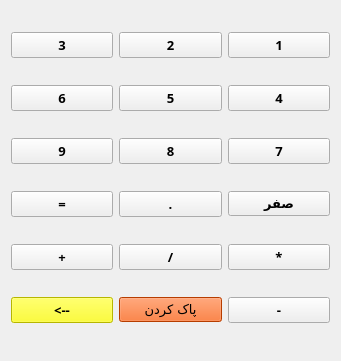
  <widget class="QWidget" name="gridLayoutWidget">
   <property name="geometry">
    <rect>
     <x>1020</x>
     <y>360</y>
     <width>341</width>
     <height>361</height>
    </rect>
   </property>
   <layout class="QGridLayout" name="gridLayout">
    <item row="0" column="1">
     <widget class="QPushButton" name="pushButton_10">
      <property name="font">
       <font>
        <family>B Traffic</family>
        <pointsize>10</pointsize>
        <weight>75</weight>
        <bold>true</bold>
       </font>
      </property>
      <property name="cursor">
       <cursorShape>PointingHandCursor</cursorShape>
      </property>
      <property name="text">
       <string>2</string>
      </property>
     </widget>
    </item>
    <item row="5" column="0">
     <widget class="QPushButton" name="pushButton_15">
      <property name="palette">
       <palette>
        <active>
         <colorrole role="WindowText">
          <brush brushstyle="SolidPattern">
           <color alpha="255">
            <red>0</red>
            <green>0</green>
            <blue>0</blue>
           </color>
          </brush>
         </colorrole>
         <colorrole role="Button">
          <brush brushstyle="SolidPattern">
           <color alpha="255">
            <red>255</red>
            <green>255</green>
            <blue>0</blue>
           </color>
          </brush>
         </colorrole>
         <colorrole role="Light">
          <brush brushstyle="SolidPattern">
           <color alpha="255">
            <red>255</red>
            <green>255</green>
            <blue>127</blue>
           </color>
          </brush>
         </colorrole>
         <colorrole role="Midlight">
          <brush brushstyle="SolidPattern">
           <color alpha="255">
            <red>255</red>
            <green>255</green>
            <blue>63</blue>
           </color>
          </brush>
         </colorrole>
         <colorrole role="Dark">
          <brush brushstyle="SolidPattern">
           <color alpha="255">
            <red>127</red>
            <green>127</green>
            <blue>0</blue>
           </color>
          </brush>
         </colorrole>
         <colorrole role="Mid">
          <brush brushstyle="SolidPattern">
           <color alpha="255">
            <red>170</red>
            <green>170</green>
            <blue>0</blue>
           </color>
          </brush>
         </colorrole>
         <colorrole role="Text">
          <brush brushstyle="SolidPattern">
           <color alpha="255">
            <red>0</red>
            <green>0</green>
            <blue>0</blue>
           </color>
          </brush>
         </colorrole>
         <colorrole role="BrightText">
          <brush brushstyle="SolidPattern">
           <color alpha="255">
            <red>255</red>
            <green>255</green>
            <blue>255</blue>
           </color>
          </brush>
         </colorrole>
         <colorrole role="ButtonText">
          <brush brushstyle="SolidPattern">
           <color alpha="255">
            <red>0</red>
            <green>0</green>
            <blue>0</blue>
           </color>
          </brush>
         </colorrole>
         <colorrole role="Base">
          <brush brushstyle="SolidPattern">
           <color alpha="255">
            <red>255</red>
            <green>255</green>
            <blue>255</blue>
           </color>
          </brush>
         </colorrole>
         <colorrole role="Window">
          <brush brushstyle="SolidPattern">
           <color alpha="255">
            <red>255</red>
            <green>255</green>
            <blue>0</blue>
           </color>
          </brush>
         </colorrole>
         <colorrole role="Shadow">
          <brush brushstyle="SolidPattern">
           <color alpha="255">
            <red>0</red>
            <green>0</green>
            <blue>0</blue>
           </color>
          </brush>
         </colorrole>
         <colorrole role="AlternateBase">
          <brush brushstyle="SolidPattern">
           <color alpha="255">
            <red>255</red>
            <green>255</green>
            <blue>127</blue>
           </color>
          </brush>
         </colorrole>
         <colorrole role="ToolTipBase">
          <brush brushstyle="SolidPattern">
           <color alpha="255">
            <red>255</red>
            <green>255</green>
            <blue>220</blue>
           </color>
          </brush>
         </colorrole>
         <colorrole role="ToolTipText">
          <brush brushstyle="SolidPattern">
           <color alpha="255">
            <red>0</red>
            <green>0</green>
            <blue>0</blue>
           </color>
          </brush>
         </colorrole>
        </active>
        <inactive>
         <colorrole role="WindowText">
          <brush brushstyle="SolidPattern">
           <color alpha="255">
            <red>0</red>
            <green>0</green>
            <blue>0</blue>
           </color>
          </brush>
         </colorrole>
         <colorrole role="Button">
          <brush brushstyle="SolidPattern">
           <color alpha="255">
            <red>255</red>
            <green>255</green>
            <blue>0</blue>
           </color>
          </brush>
         </colorrole>
         <colorrole role="Light">
          <brush brushstyle="SolidPattern">
           <color alpha="255">
            <red>255</red>
            <green>255</green>
            <blue>127</blue>
           </color>
          </brush>
         </colorrole>
         <colorrole role="Midlight">
          <brush brushstyle="SolidPattern">
           <color alpha="255">
            <red>255</red>
            <green>255</green>
            <blue>63</blue>
           </color>
          </brush>
         </colorrole>
         <colorrole role="Dark">
          <brush brushstyle="SolidPattern">
           <color alpha="255">
            <red>127</red>
            <green>127</green>
            <blue>0</blue>
           </color>
          </brush>
         </colorrole>
         <colorrole role="Mid">
          <brush brushstyle="SolidPattern">
           <color alpha="255">
            <red>170</red>
            <green>170</green>
            <blue>0</blue>
           </color>
          </brush>
         </colorrole>
         <colorrole role="Text">
          <brush brushstyle="SolidPattern">
           <color alpha="255">
            <red>0</red>
            <green>0</green>
            <blue>0</blue>
           </color>
          </brush>
         </colorrole>
         <colorrole role="BrightText">
          <brush brushstyle="SolidPattern">
           <color alpha="255">
            <red>255</red>
            <green>255</green>
            <blue>255</blue>
           </color>
          </brush>
         </colorrole>
         <colorrole role="ButtonText">
          <brush brushstyle="SolidPattern">
           <color alpha="255">
            <red>0</red>
            <green>0</green>
            <blue>0</blue>
           </color>
          </brush>
         </colorrole>
         <colorrole role="Base">
          <brush brushstyle="SolidPattern">
           <color alpha="255">
            <red>255</red>
            <green>255</green>
            <blue>255</blue>
           </color>
          </brush>
         </colorrole>
         <colorrole role="Window">
          <brush brushstyle="SolidPattern">
           <color alpha="255">
            <red>255</red>
            <green>255</green>
            <blue>0</blue>
           </color>
          </brush>
         </colorrole>
         <colorrole role="Shadow">
          <brush brushstyle="SolidPattern">
           <color alpha="255">
            <red>0</red>
            <green>0</green>
            <blue>0</blue>
           </color>
          </brush>
         </colorrole>
         <colorrole role="AlternateBase">
          <brush brushstyle="SolidPattern">
           <color alpha="255">
            <red>255</red>
            <green>255</green>
            <blue>127</blue>
           </color>
          </brush>
         </colorrole>
         <colorrole role="ToolTipBase">
          <brush brushstyle="SolidPattern">
           <color alpha="255">
            <red>255</red>
            <green>255</green>
            <blue>220</blue>
           </color>
          </brush>
         </colorrole>
         <colorrole role="ToolTipText">
          <brush brushstyle="SolidPattern">
           <color alpha="255">
            <red>0</red>
            <green>0</green>
            <blue>0</blue>
           </color>
          </brush>
         </colorrole>
        </inactive>
        <disabled>
         <colorrole role="WindowText">
          <brush brushstyle="SolidPattern">
           <color alpha="255">
            <red>127</red>
            <green>127</green>
            <blue>0</blue>
           </color>
          </brush>
         </colorrole>
         <colorrole role="Button">
          <brush brushstyle="SolidPattern">
           <color alpha="255">
            <red>255</red>
            <green>255</green>
            <blue>0</blue>
           </color>
          </brush>
         </colorrole>
         <colorrole role="Light">
          <brush brushstyle="SolidPattern">
           <color alpha="255">
            <red>255</red>
            <green>255</green>
            <blue>127</blue>
           </color>
          </brush>
         </colorrole>
         <colorrole role="Midlight">
          <brush brushstyle="SolidPattern">
           <color alpha="255">
            <red>255</red>
            <green>255</green>
            <blue>63</blue>
           </color>
          </brush>
         </colorrole>
         <colorrole role="Dark">
          <brush brushstyle="SolidPattern">
           <color alpha="255">
            <red>127</red>
            <green>127</green>
            <blue>0</blue>
           </color>
          </brush>
         </colorrole>
         <colorrole role="Mid">
          <brush brushstyle="SolidPattern">
           <color alpha="255">
            <red>170</red>
            <green>170</green>
            <blue>0</blue>
           </color>
          </brush>
         </colorrole>
         <colorrole role="Text">
          <brush brushstyle="SolidPattern">
           <color alpha="255">
            <red>127</red>
            <green>127</green>
            <blue>0</blue>
           </color>
          </brush>
         </colorrole>
         <colorrole role="BrightText">
          <brush brushstyle="SolidPattern">
           <color alpha="255">
            <red>255</red>
            <green>255</green>
            <blue>255</blue>
           </color>
          </brush>
         </colorrole>
         <colorrole role="ButtonText">
          <brush brushstyle="SolidPattern">
           <color alpha="255">
            <red>127</red>
            <green>127</green>
            <blue>0</blue>
           </color>
          </brush>
         </colorrole>
         <colorrole role="Base">
          <brush brushstyle="SolidPattern">
           <color alpha="255">
            <red>255</red>
            <green>255</green>
            <blue>0</blue>
           </color>
          </brush>
         </colorrole>
         <colorrole role="Window">
          <brush brushstyle="SolidPattern">
           <color alpha="255">
            <red>255</red>
            <green>255</green>
            <blue>0</blue>
           </color>
          </brush>
         </colorrole>
         <colorrole role="Shadow">
          <brush brushstyle="SolidPattern">
           <color alpha="255">
            <red>0</red>
            <green>0</green>
            <blue>0</blue>
           </color>
          </brush>
         </colorrole>
         <colorrole role="AlternateBase">
          <brush brushstyle="SolidPattern">
           <color alpha="255">
            <red>255</red>
            <green>255</green>
            <blue>0</blue>
           </color>
          </brush>
         </colorrole>
         <colorrole role="ToolTipBase">
          <brush brushstyle="SolidPattern">
           <color alpha="255">
            <red>255</red>
            <green>255</green>
            <blue>220</blue>
           </color>
          </brush>
         </colorrole>
         <colorrole role="ToolTipText">
          <brush brushstyle="SolidPattern">
           <color alpha="255">
            <red>0</red>
            <green>0</green>
            <blue>0</blue>
           </color>
          </brush>
         </colorrole>
        </disabled>
       </palette>
      </property>
      <property name="font">
       <font>
        <family>B Traffic</family>
        <pointsize>10</pointsize>
        <weight>75</weight>
        <bold>true</bold>
       </font>
      </property>
      <property name="cursor">
       <cursorShape>PointingHandCursor</cursorShape>
      </property>
      <property name="text">
       <string>&lt;--</string>
      </property>
     </widget>
    </item>
    <item row="3" column="0">
     <widget class="QPushButton" name="pushButton_11">
      <property name="font">
       <font>
        <family>B Traffic</family>
        <pointsize>10</pointsize>
        <weight>75</weight>
        <bold>true</bold>
       </font>
      </property>
      <property name="cursor">
       <cursorShape>PointingHandCursor</cursorShape>
      </property>
      <property name="text">
       <string>=</string>
      </property>
     </widget>
    </item>
    <item row="0" column="0">
     <widget class="QPushButton" name="pushButton_5">
      <property name="font">
       <font>
        <family>B Traffic</family>
        <pointsize>10</pointsize>
        <weight>75</weight>
        <bold>true</bold>
       </font>
      </property>
      <property name="cursor">
       <cursorShape>PointingHandCursor</cursorShape>
      </property>
      <property name="text">
       <string>3</string>
      </property>
     </widget>
    </item>
    <item row="1" column="0">
     <widget class="QPushButton" name="pushButton_13">
      <property name="font">
       <font>
        <family>B Traffic</family>
        <pointsize>10</pointsize>
        <weight>75</weight>
        <bold>true</bold>
       </font>
      </property>
      <property name="cursor">
       <cursorShape>PointingHandCursor</cursorShape>
      </property>
      <property name="text">
       <string>6</string>
      </property>
     </widget>
    </item>
    <item row="4" column="0">
     <widget class="QPushButton" name="pushButton_14">
      <property name="font">
       <font>
        <family>B Traffic</family>
        <pointsize>10</pointsize>
        <weight>75</weight>
        <bold>true</bold>
       </font>
      </property>
      <property name="cursor">
       <cursorShape>PointingHandCursor</cursorShape>
      </property>
      <property name="text">
       <string>+</string>
      </property>
     </widget>
    </item>
    <item row="2" column="0">
     <widget class="QPushButton" name="pushButton_12">
      <property name="font">
       <font>
        <family>B Traffic</family>
        <pointsize>10</pointsize>
        <weight>75</weight>
        <bold>true</bold>
       </font>
      </property>
      <property name="cursor">
       <cursorShape>PointingHandCursor</cursorShape>
      </property>
      <property name="text">
       <string>9</string>
      </property>
     </widget>
    </item>
    <item row="0" column="2">
     <widget class="QPushButton" name="pushButton_9">
      <property name="font">
       <font>
        <family>B Traffic</family>
        <pointsize>10</pointsize>
        <weight>75</weight>
        <bold>true</bold>
       </font>
      </property>
      <property name="cursor">
       <cursorShape>PointingHandCursor</cursorShape>
      </property>
      <property name="text">
       <string>1</string>
      </property>
     </widget>
    </item>
    <item row="1" column="1">
     <widget class="QPushButton" name="pushButton_8">
      <property name="font">
       <font>
        <family>B Traffic</family>
        <pointsize>10</pointsize>
        <weight>75</weight>
        <bold>true</bold>
       </font>
      </property>
      <property name="cursor">
       <cursorShape>PointingHandCursor</cursorShape>
      </property>
      <property name="text">
       <string>5</string>
      </property>
     </widget>
    </item>
    <item row="1" column="2">
     <widget class="QPushButton" name="pushButton_7">
      <property name="font">
       <font>
        <family>B Traffic</family>
        <pointsize>10</pointsize>
        <weight>75</weight>
        <bold>true</bold>
       </font>
      </property>
      <property name="cursor">
       <cursorShape>PointingHandCursor</cursorShape>
      </property>
      <property name="text">
       <string>4</string>
      </property>
     </widget>
    </item>
    <item row="2" column="1">
     <widget class="QPushButton" name="pushButton_20">
      <property name="font">
       <font>
        <family>B Traffic</family>
        <pointsize>10</pointsize>
        <weight>75</weight>
        <bold>true</bold>
       </font>
      </property>
      <property name="cursor">
       <cursorShape>PointingHandCursor</cursorShape>
      </property>
      <property name="text">
       <string>8</string>
      </property>
     </widget>
    </item>
    <item row="2" column="2">
     <widget class="QPushButton" name="pushButton_19">
      <property name="font">
       <font>
        <family>B Traffic</family>
        <pointsize>10</pointsize>
        <weight>75</weight>
        <bold>true</bold>
       </font>
      </property>
      <property name="cursor">
       <cursorShape>PointingHandCursor</cursorShape>
      </property>
      <property name="text">
       <string>7</string>
      </property>
     </widget>
    </item>
    <item row="3" column="1">
     <widget class="QPushButton" name="pushButton_18">
      <property name="font">
       <font>
        <family>B Traffic</family>
        <pointsize>10</pointsize>
        <weight>75</weight>
        <bold>true</bold>
       </font>
      </property>
      <property name="cursor">
       <cursorShape>PointingHandCursor</cursorShape>
      </property>
      <property name="text">
       <string>.</string>
      </property>
     </widget>
    </item>
    <item row="3" column="2">
     <widget class="QPushButton" name="pushButton_17">
      <property name="font">
       <font>
        <family>B Traffic</family>
        <pointsize>10</pointsize>
        <weight>75</weight>
        <bold>true</bold>
       </font>
      </property>
      <property name="cursor">
       <cursorShape>PointingHandCursor</cursorShape>
      </property>
      <property name="text">
       <string>صفر</string>
      </property>
     </widget>
    </item>
    <item row="4" column="1">
     <widget class="QPushButton" name="pushButton_16">
      <property name="font">
       <font>
        <family>B Traffic</family>
        <pointsize>10</pointsize>
        <weight>75</weight>
        <bold>true</bold>
       </font>
      </property>
      <property name="cursor">
       <cursorShape>PointingHandCursor</cursorShape>
      </property>
      <property name="text">
       <string>/</string>
      </property>
     </widget>
    </item>
    <item row="4" column="2">
     <widget class="QPushButton" name="pushButton_6">
      <property name="font">
       <font>
        <family>B Traffic</family>
        <pointsize>10</pointsize>
        <weight>75</weight>
        <bold>true</bold>
       </font>
      </property>
      <property name="cursor">
       <cursorShape>PointingHandCursor</cursorShape>
      </property>
      <property name="text">
       <string>*</string>
      </property>
     </widget>
    </item>
    <item row="5" column="1">
     <widget class="QPushButton" name="pushButton_21">
      <property name="palette">
       <palette>
        <active>
         <colorrole role="WindowText">
          <brush brushstyle="SolidPattern">
           <color alpha="255">
            <red>0</red>
            <green>0</green>
            <blue>0</blue>
           </color>
          </brush>
         </colorrole>
         <colorrole role="Button">
          <brush brushstyle="SolidPattern">
           <color alpha="255">
            <red>255</red>
            <green>85</green>
            <blue>0</blue>
           </color>
          </brush>
         </colorrole>
         <colorrole role="Light">
          <brush brushstyle="SolidPattern">
           <color alpha="255">
            <red>255</red>
            <green>170</green>
            <blue>127</blue>
           </color>
          </brush>
         </colorrole>
         <colorrole role="Midlight">
          <brush brushstyle="SolidPattern">
           <color alpha="255">
            <red>255</red>
            <green>127</green>
            <blue>63</blue>
           </color>
          </brush>
         </colorrole>
         <colorrole role="Dark">
          <brush brushstyle="SolidPattern">
           <color alpha="255">
            <red>127</red>
            <green>42</green>
            <blue>0</blue>
           </color>
          </brush>
         </colorrole>
         <colorrole role="Mid">
          <brush brushstyle="SolidPattern">
           <color alpha="255">
            <red>170</red>
            <green>56</green>
            <blue>0</blue>
           </color>
          </brush>
         </colorrole>
         <colorrole role="Text">
          <brush brushstyle="SolidPattern">
           <color alpha="255">
            <red>0</red>
            <green>0</green>
            <blue>0</blue>
           </color>
          </brush>
         </colorrole>
         <colorrole role="BrightText">
          <brush brushstyle="SolidPattern">
           <color alpha="255">
            <red>255</red>
            <green>255</green>
            <blue>255</blue>
           </color>
          </brush>
         </colorrole>
         <colorrole role="ButtonText">
          <brush brushstyle="SolidPattern">
           <color alpha="255">
            <red>0</red>
            <green>0</green>
            <blue>0</blue>
           </color>
          </brush>
         </colorrole>
         <colorrole role="Base">
          <brush brushstyle="SolidPattern">
           <color alpha="255">
            <red>255</red>
            <green>255</green>
            <blue>255</blue>
           </color>
          </brush>
         </colorrole>
         <colorrole role="Window">
          <brush brushstyle="SolidPattern">
           <color alpha="255">
            <red>255</red>
            <green>85</green>
            <blue>0</blue>
           </color>
          </brush>
         </colorrole>
         <colorrole role="Shadow">
          <brush brushstyle="SolidPattern">
           <color alpha="255">
            <red>0</red>
            <green>0</green>
            <blue>0</blue>
           </color>
          </brush>
         </colorrole>
         <colorrole role="AlternateBase">
          <brush brushstyle="SolidPattern">
           <color alpha="255">
            <red>255</red>
            <green>170</green>
            <blue>127</blue>
           </color>
          </brush>
         </colorrole>
         <colorrole role="ToolTipBase">
          <brush brushstyle="SolidPattern">
           <color alpha="255">
            <red>255</red>
            <green>255</green>
            <blue>220</blue>
           </color>
          </brush>
         </colorrole>
         <colorrole role="ToolTipText">
          <brush brushstyle="SolidPattern">
           <color alpha="255">
            <red>0</red>
            <green>0</green>
            <blue>0</blue>
           </color>
          </brush>
         </colorrole>
        </active>
        <inactive>
         <colorrole role="WindowText">
          <brush brushstyle="SolidPattern">
           <color alpha="255">
            <red>0</red>
            <green>0</green>
            <blue>0</blue>
           </color>
          </brush>
         </colorrole>
         <colorrole role="Button">
          <brush brushstyle="SolidPattern">
           <color alpha="255">
            <red>255</red>
            <green>85</green>
            <blue>0</blue>
           </color>
          </brush>
         </colorrole>
         <colorrole role="Light">
          <brush brushstyle="SolidPattern">
           <color alpha="255">
            <red>255</red>
            <green>170</green>
            <blue>127</blue>
           </color>
          </brush>
         </colorrole>
         <colorrole role="Midlight">
          <brush brushstyle="SolidPattern">
           <color alpha="255">
            <red>255</red>
            <green>127</green>
            <blue>63</blue>
           </color>
          </brush>
         </colorrole>
         <colorrole role="Dark">
          <brush brushstyle="SolidPattern">
           <color alpha="255">
            <red>127</red>
            <green>42</green>
            <blue>0</blue>
           </color>
          </brush>
         </colorrole>
         <colorrole role="Mid">
          <brush brushstyle="SolidPattern">
           <color alpha="255">
            <red>170</red>
            <green>56</green>
            <blue>0</blue>
           </color>
          </brush>
         </colorrole>
         <colorrole role="Text">
          <brush brushstyle="SolidPattern">
           <color alpha="255">
            <red>0</red>
            <green>0</green>
            <blue>0</blue>
           </color>
          </brush>
         </colorrole>
         <colorrole role="BrightText">
          <brush brushstyle="SolidPattern">
           <color alpha="255">
            <red>255</red>
            <green>255</green>
            <blue>255</blue>
           </color>
          </brush>
         </colorrole>
         <colorrole role="ButtonText">
          <brush brushstyle="SolidPattern">
           <color alpha="255">
            <red>0</red>
            <green>0</green>
            <blue>0</blue>
           </color>
          </brush>
         </colorrole>
         <colorrole role="Base">
          <brush brushstyle="SolidPattern">
           <color alpha="255">
            <red>255</red>
            <green>255</green>
            <blue>255</blue>
           </color>
          </brush>
         </colorrole>
         <colorrole role="Window">
          <brush brushstyle="SolidPattern">
           <color alpha="255">
            <red>255</red>
            <green>85</green>
            <blue>0</blue>
           </color>
          </brush>
         </colorrole>
         <colorrole role="Shadow">
          <brush brushstyle="SolidPattern">
           <color alpha="255">
            <red>0</red>
            <green>0</green>
            <blue>0</blue>
           </color>
          </brush>
         </colorrole>
         <colorrole role="AlternateBase">
          <brush brushstyle="SolidPattern">
           <color alpha="255">
            <red>255</red>
            <green>170</green>
            <blue>127</blue>
           </color>
          </brush>
         </colorrole>
         <colorrole role="ToolTipBase">
          <brush brushstyle="SolidPattern">
           <color alpha="255">
            <red>255</red>
            <green>255</green>
            <blue>220</blue>
           </color>
          </brush>
         </colorrole>
         <colorrole role="ToolTipText">
          <brush brushstyle="SolidPattern">
           <color alpha="255">
            <red>0</red>
            <green>0</green>
            <blue>0</blue>
           </color>
          </brush>
         </colorrole>
        </inactive>
        <disabled>
         <colorrole role="WindowText">
          <brush brushstyle="SolidPattern">
           <color alpha="255">
            <red>127</red>
            <green>42</green>
            <blue>0</blue>
           </color>
          </brush>
         </colorrole>
         <colorrole role="Button">
          <brush brushstyle="SolidPattern">
           <color alpha="255">
            <red>255</red>
            <green>85</green>
            <blue>0</blue>
           </color>
          </brush>
         </colorrole>
         <colorrole role="Light">
          <brush brushstyle="SolidPattern">
           <color alpha="255">
            <red>255</red>
            <green>170</green>
            <blue>127</blue>
           </color>
          </brush>
         </colorrole>
         <colorrole role="Midlight">
          <brush brushstyle="SolidPattern">
           <color alpha="255">
            <red>255</red>
            <green>127</green>
            <blue>63</blue>
           </color>
          </brush>
         </colorrole>
         <colorrole role="Dark">
          <brush brushstyle="SolidPattern">
           <color alpha="255">
            <red>127</red>
            <green>42</green>
            <blue>0</blue>
           </color>
          </brush>
         </colorrole>
         <colorrole role="Mid">
          <brush brushstyle="SolidPattern">
           <color alpha="255">
            <red>170</red>
            <green>56</green>
            <blue>0</blue>
           </color>
          </brush>
         </colorrole>
         <colorrole role="Text">
          <brush brushstyle="SolidPattern">
           <color alpha="255">
            <red>127</red>
            <green>42</green>
            <blue>0</blue>
           </color>
          </brush>
         </colorrole>
         <colorrole role="BrightText">
          <brush brushstyle="SolidPattern">
           <color alpha="255">
            <red>255</red>
            <green>255</green>
            <blue>255</blue>
           </color>
          </brush>
         </colorrole>
         <colorrole role="ButtonText">
          <brush brushstyle="SolidPattern">
           <color alpha="255">
            <red>127</red>
            <green>42</green>
            <blue>0</blue>
           </color>
          </brush>
         </colorrole>
         <colorrole role="Base">
          <brush brushstyle="SolidPattern">
           <color alpha="255">
            <red>255</red>
            <green>85</green>
            <blue>0</blue>
           </color>
          </brush>
         </colorrole>
         <colorrole role="Window">
          <brush brushstyle="SolidPattern">
           <color alpha="255">
            <red>255</red>
            <green>85</green>
            <blue>0</blue>
           </color>
          </brush>
         </colorrole>
         <colorrole role="Shadow">
          <brush brushstyle="SolidPattern">
           <color alpha="255">
            <red>0</red>
            <green>0</green>
            <blue>0</blue>
           </color>
          </brush>
         </colorrole>
         <colorrole role="AlternateBase">
          <brush brushstyle="SolidPattern">
           <color alpha="255">
            <red>255</red>
            <green>85</green>
            <blue>0</blue>
           </color>
          </brush>
         </colorrole>
         <colorrole role="ToolTipBase">
          <brush brushstyle="SolidPattern">
           <color alpha="255">
            <red>255</red>
            <green>255</green>
            <blue>220</blue>
           </color>
          </brush>
         </colorrole>
         <colorrole role="ToolTipText">
          <brush brushstyle="SolidPattern">
           <color alpha="255">
            <red>0</red>
            <green>0</green>
            <blue>0</blue>
           </color>
          </brush>
         </colorrole>
        </disabled>
       </palette>
      </property>
      <property name="font">
       <font>
        <family>B Traffic</family>
        <pointsize>10</pointsize>
       </font>
      </property>
      <property name="cursor">
       <cursorShape>PointingHandCursor</cursorShape>
      </property>
      <property name="text">
       <string>پاک کردن</string>
      </property>
     </widget>
    </item>
    <item row="5" column="2">
     <widget class="QPushButton" name="pushButton_22">
      <property name="font">
       <font>
        <family>B Traffic</family>
        <pointsize>10</pointsize>
        <weight>75</weight>
        <bold>true</bold>
       </font>
      </property>
      <property name="cursor">
       <cursorShape>PointingHandCursor</cursorShape>
      </property>
      <property name="text">
       <string>-</string>
      </property>
     </widget>
    </item>
   </layout>
  </widget>
